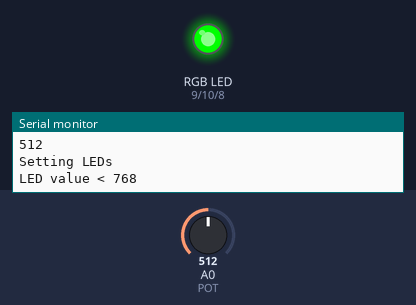
Simulated run of this sketch. Board: Arduino Uno, built with avr-gcc and run on an emulated ATmega328P. Shown: an RGB LED mixed from three pins (HIGH = lit), the last lines printed to the serial monitor. The inputs (shaded band) are chosen by the test bench; at power-on: A0 (POT) = 512.

Above: at 1.3 s.
1.4 s: A0 (POT) set to 757
2.9 s: A0 (POT) set to 780
At 3.7 s:
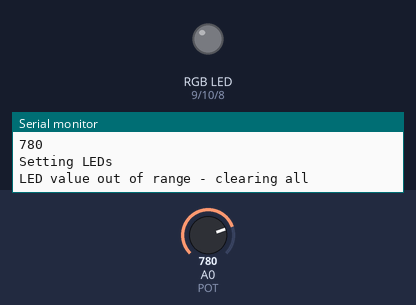
4.5 s: A0 (POT) set to 511
At 4.9 s:
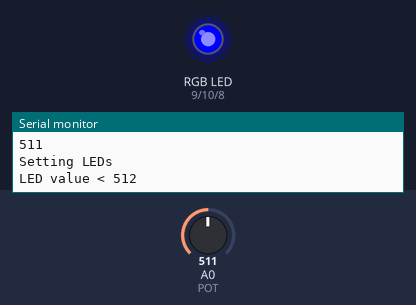
6.0 s: A0 (POT) set to 269
7.5 s: A0 (POT) set to 245
At 8.5 s:
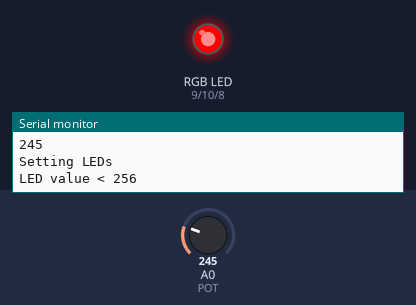
9.0 s: A0 (POT) set to 266
At 9.7 s:
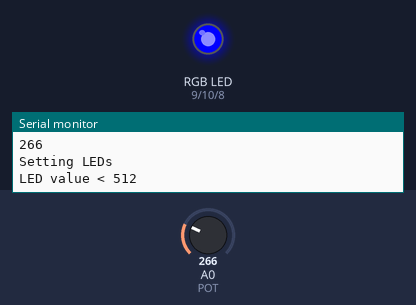
Timing chart, 0 to 11.5 s (numbered marks = the images above; inputs shaded):
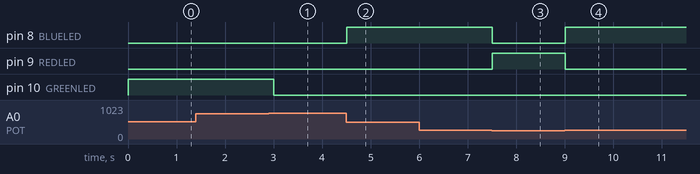

Measured:
- the behaviour switches between 767 and 768 on A0 (POT) (found by bisection; images 0 and 1)
- the behaviour switches between 256 and 255 on A0 (POT) (found by bisection; images 2 and 3)
- after the input at 2.9 s, pin 10 (GREENLED): HIGH → LOW after 0.10 s
- after the input at 4.5 s, pin 8 (BLUELED): LOW → HIGH at once
- after the input at 7.5 s, pin 8 (BLUELED): HIGH → LOW at once; pin 9 (REDLED): LOW → HIGH at once
- after the input at 9.0 s, pin 8 (BLUELED): LOW → HIGH at once; pin 9 (REDLED): HIGH → LOW at once

The sketch:

RGB_potentiometer.ino
```cpp
const int POT = 0;
const int BLUELED = 8;
const int REDLED = 9;
const int GREENLED = 10;
int datain = 0;


void setup() {
  // put your setup code here, to run once:

  Serial.begin(9600);
  pinMode (BLUELED, OUTPUT);
  pinMode (GREENLED, OUTPUT);
  pinMode (REDLED, OUTPUT);

}

void loop() {
  // put your main code here, to run repeatedly:

  datain = analogRead(POT);
  Serial.println(datain);
  setLed(datain);
  delay(500);


}


void setLed(int rgb)
{
  clearAll();
  Serial.println("Setting LEDs");

  if (rgb < 256)
  {
    // Set RED on
    digitalWrite(REDLED, HIGH);
    Serial.println("LED value < 256");
    return;

  }
  else if (rgb < 512)
  {
    //Set Blue on
    digitalWrite(BLUELED, HIGH);
    Serial.println("LED value < 512");
    return;
  }
  else if (rgb < 768)
  {
    //Set Green on
    digitalWrite(GREENLED, HIGH);
    Serial.println("LED value < 768");
    return;
  }
  else
  {
    // Set them all off
    clearAll();
    Serial.println("LED value out of range - clearing all");

  }
}

void clearAll()
{
  digitalWrite (BLUELED, LOW);
  digitalWrite (REDLED, LOW);
  digitalWrite (GREENLED, LOW);
}
```
